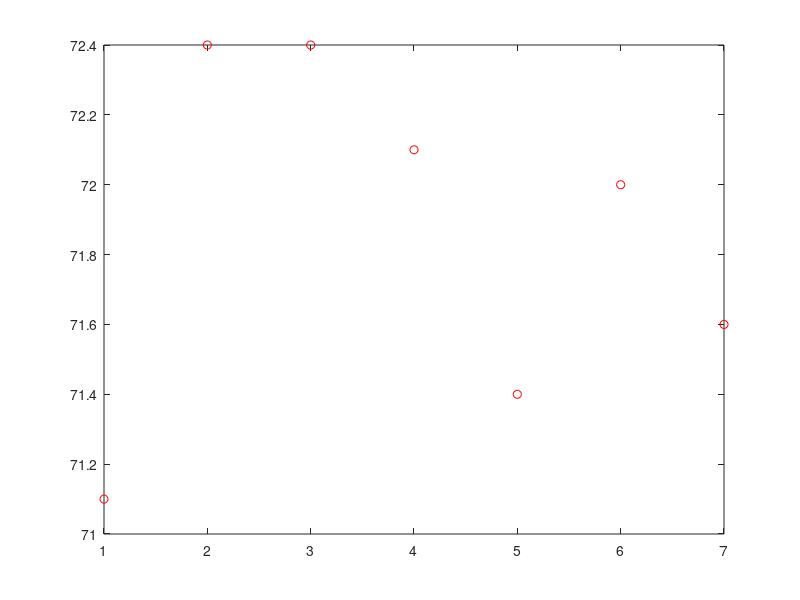
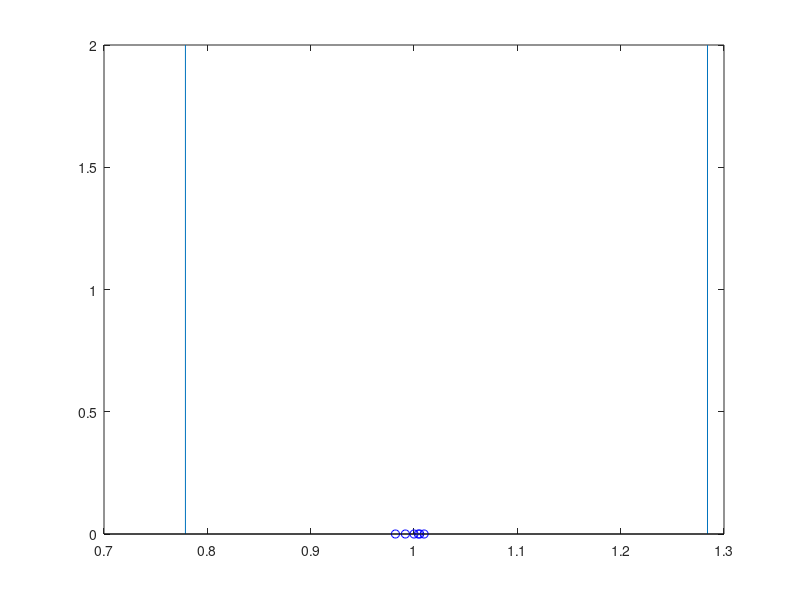
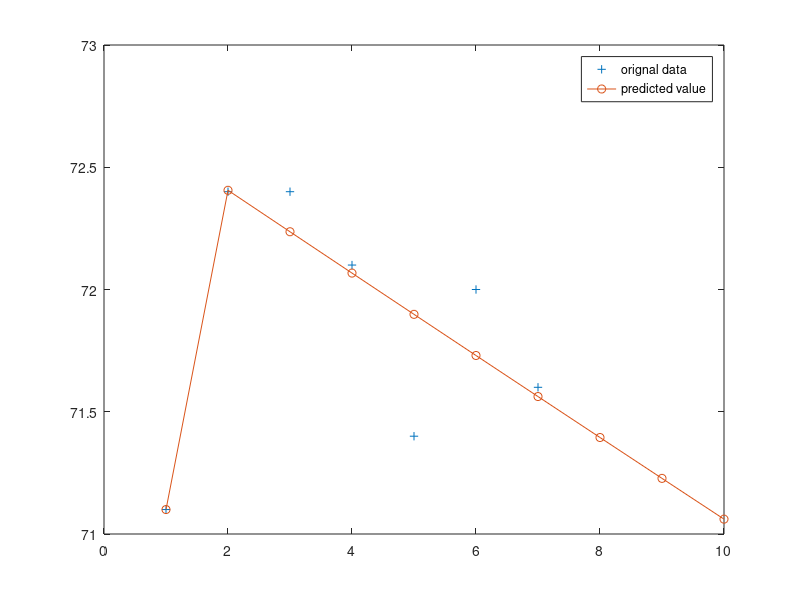

Write the MATLAB code that produced these figures, in order.
clear all
clc
close all
%% if the data is limited, then GM is a good method 
X=[71.1,72.4,72.4,72.1,71.4,72,71.6]
n=7
grid on
figure(1)
plot(1:7,X,'ro')
W=[]
Q1=exp(-2/(n+1))
Q2=exp(2/(n+1))
for i=1:7
    if i==1
        W(i)=X(i)
    else
        W(i)=X(i-1)/X(i)
    end
end
figure(2)
plot(W(2:7),zeros(1,6),'bo')
hold on
x = [Q1,Q2]
y=[2,2]; 
stem(x,y,'Marker','none');
% if data in the range then it is ok to use GM method
%%
X1=cumsum(X)
for K=2:length(X)
    z(K)=1/2*(X1(K)+X1(K-1))
end
z
B=[(-z(2:end))',ones(length(z)-1,1)]
Y=(X(2:end))'
beta=inv(B'*B)*B'*Y
a=beta(1)
b=beta(2)
c=b/a
d=X1(1)-c
X1(length(X1)+1)=[X(1)-c]*exp(-a*length(X))+c
%fitted and resiudal
X2(1)=X1(1)
for m=1:length(X)-1
    X2(m+1)=(X(1)-c)*exp(-a*m)+c
end
X2
X3(1)=X2(1)
for m=1:length(X)-1
    X3(m+1)=X2(m+1)-X2(m)
end
X3
deta0=X-X3
deta1=abs(X-X3)
phi=deta1./X
mphi=mean(phi)
eta=(min(deta1)+0.5*max(deta1))./(deta1+0.5*max(deta1))
r=mean(eta)
%r vs 0.6 ，mphi vs 0.05
%residual test
mX=mean(X)
sX=std(X)
mdeta1=mean(deta1)
sdeta1=std(deta1)
C=sdeta1/sX
S0=0.6745*sX
e=abs(deta1-mdeta1)
p=length(find(e<S0))/length(e)
%if p >0.8 and C<0.05---model have excellent preformance 
%prediction
k=length(X):length(X)+2
X2(k+1)=(X(1)-c)*exp(-a*k)+c
X3(k+1)=X2(k+1)-X2(k)
t=1:length(X)
t1=1:length(X)+3
figure(3)
plot(t,X,'+',t1,X3,'-o')
legend('orignal data','predicted value')


